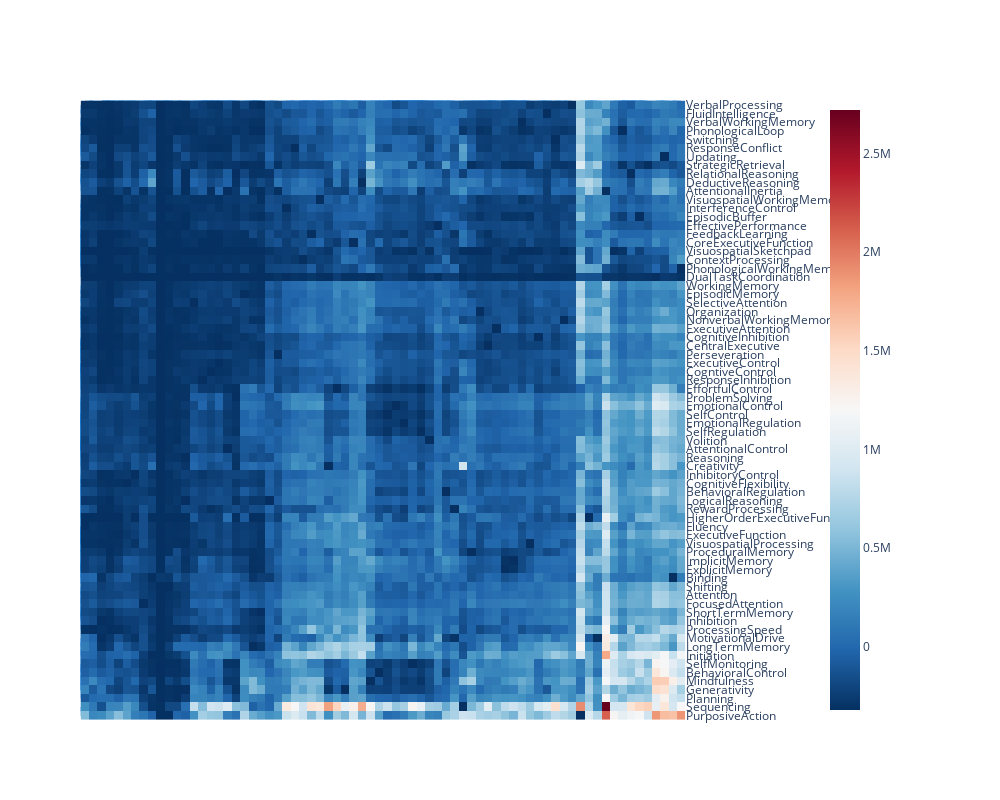

The notebook cell saved with this chart:
### Markdown cell above
## Constructs

### Code cell
kl_losses = pd.read_csv('models/cogtext/multivariate_normal_kl_losses.csv',
                        index_col=0)


tasks = pubmed.query('category.str.contains("Task")')['label'].unique()
kl_losses.drop(index=tasks, columns=tasks, inplace=True, errors='ignore')

sns.set('poster')
sns.clustermap(
  kl_losses.replace([np.inf, np.nan], 1000.0),
  figsize=(40,42),
  cmap='RdBu_r', robust=True)

plt.show()

dashbio.Clustergram(
  data=kl_losses.replace([np.inf, np.nan], 1000.0),
  column_labels=kl_losses.columns.to_list(),
  row_labels=kl_losses.index.to_list(),
  cluster='all',
  center_values=True,
  standardize=True,
  height=800,
  width=1000,
  display_ratio=[0.001, 0.001],
  color_map='RdBu_r',
  hidden_labels=['col'],
  row_dist='euclidean',
  col_dist='euclidean',
  # standardize='col'
)
